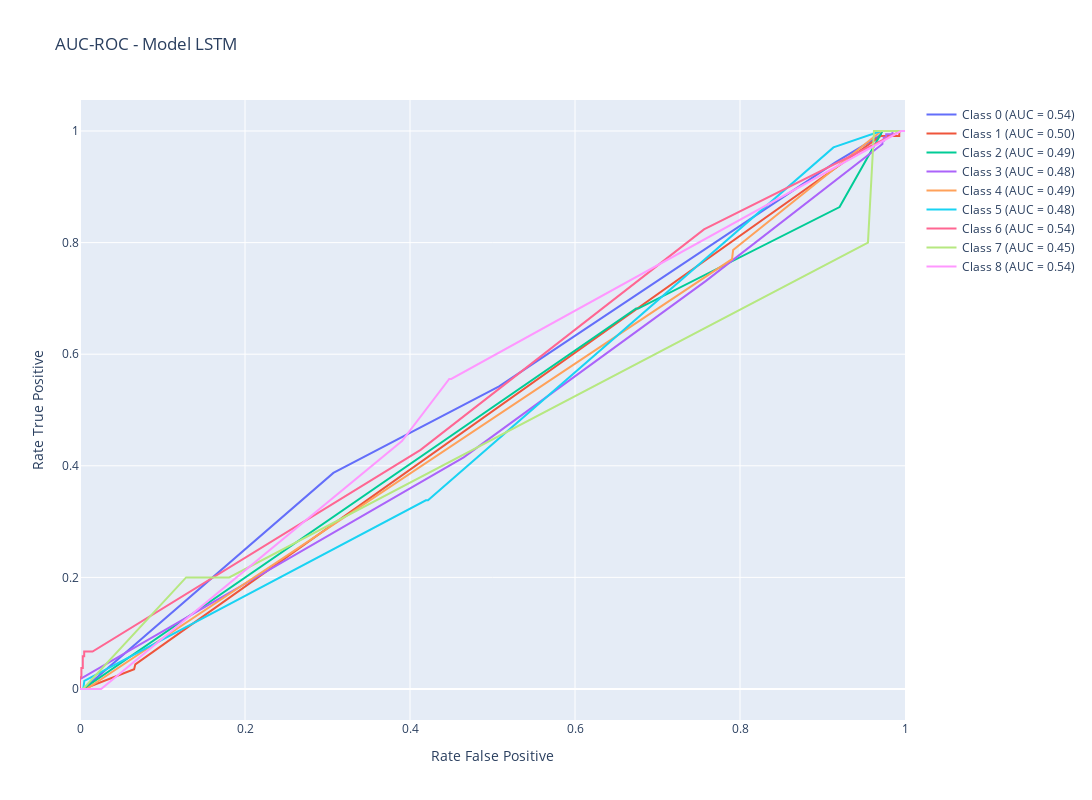

The code cell stored with this chart in its notebook:
### Markdown cell above
### AUC-ROC

### Code cell
plot_auc_roc(y_test, y_pred, 'AUC-ROC - Model LSTM')

### Figure 1 — Plotly figure (JSON) as saved in the notebook; plotly's stock layout.template omitted (floating-point values rounded to 4 significant figures)
{"data": [{"mode": "lines", "name": "Class 0 (AUC = 0.54)", "type": "scatter", "x": [0, 0.001456, 0.004367, 0.3071, 0.508, 0.9156, 0.9694, 0.9709, 0.9709, 0.9825, 0.9854, 1], "y": [0, 0, 0, 0.3873, 0.5423, 0.9437, 0.993, 0.993, 1, 1, 1, 1]}, {"mode": "lines", "name": "Class 1 (AUC = 0.50)", "type": "scatter", "x": [0, 0.001397, 0.00419, 0.06564, 0.06704, 0.9707, 0.9721, 0.9749, 0.993, 0.993, 0.9972, 1], "y": [0, 0, 0, 0.0354, 0.04425, 0.9912, 0.9912, 0.9912, 0.9912, 1, 1, 1]}, {"mode": "lines", "name": "Class 2 (AUC = 0.49)", "type": "scatter", "x": [0, 0.001239, 0.003717, 0.6741, 0.6766, 0.9207, 0.9727, 0.9777, 0.9802, 1], "y": [0, 0, 0, 0.6818, 0.6818, 0.8636, 1, 1, 1, 1]}, {"mode": "lines", "name": "Class 3 (AUC = 0.48)", "type": "scatter", "x": [0, 0, 0, 0.465, 0.7584, 0.9726, 0.9726, 0.9742, 0.9742, 0.9772, 0.9772, 0.9848, 0.9848, 0.997, 1], "y": [0, 0.005848, 0.01754, 0.4152, 0.731, 0.9766, 0.9825, 0.9825, 0.9883, 0.9883, 0.9942, 0.9942, 1, 1, 1]}, {"mode": "lines", "name": "Class 4 (AUC = 0.49)", "type": "scatter", "x": [0, 0.001302, 0.003906, 0.007812, 0.7904, 0.7917, 0.9714, 0.9948, 0.9974, 1], "y": [0, 0, 0, 0, 0.7705, 0.7869, 1, 1, 1, 1]}, {"mode": "lines", "name": "Class 5 (AUC = 0.48)", "type": "scatter", "x": [0, 0.001314, 0.003942, 0.005256, 0.4192, 0.4218, 0.9133, 0.9711, 0.9974, 1], "y": [0, 0, 0, 0.01471, 0.3382, 0.3382, 0.9706, 1, 1, 1]}, {"mode": "lines", "name": "Class 6 (AUC = 0.54)", "type": "scatter", "x": [0, 0, 0, 0.001692, 0.001692, 0.003384, 0.003384, 0.005076, 0.005076, 0.01015, 0.01523, 0.4129, 0.7563, 0.9949, 1], "y": [0, 0.008403, 0.02101, 0.02101, 0.03782, 0.03782, 0.05882, 0.05882, 0.06723, 0.06723, 0.06723, 0.4286, 0.8235, 1, 1]}, {"mode": "lines", "name": "Class 7 (AUC = 0.45)", "type": "scatter", "x": [0, 0.001214, 0.003641, 0.1286, 0.1784, 0.1808, 0.9551, 0.9624, 0.9733, 0.9782, 0.9806, 1], "y": [0, 0, 0, 0.2, 0.2, 0.2, 0.8, 1, 1, 1, 1, 1]}, {"mode": "lines", "name": "Class 8 (AUC = 0.54)", "type": "scatter", "x": [0, 0.002439, 0.02317, 0.02561, 0.3902, 0.4476, 0.45, 0.9951, 1], "y": [0, 0, 0, 0, 0.4444, 0.5556, 0.5556, 1, 1]}], "layout": {"height": 800, "title": {"text": "AUC-ROC - Model LSTM"}, "width": 1200, "xaxis": {"title": {"text": "Rate False Positive"}}, "yaxis": {"title": {"text": "Rate True Positive"}}}}
